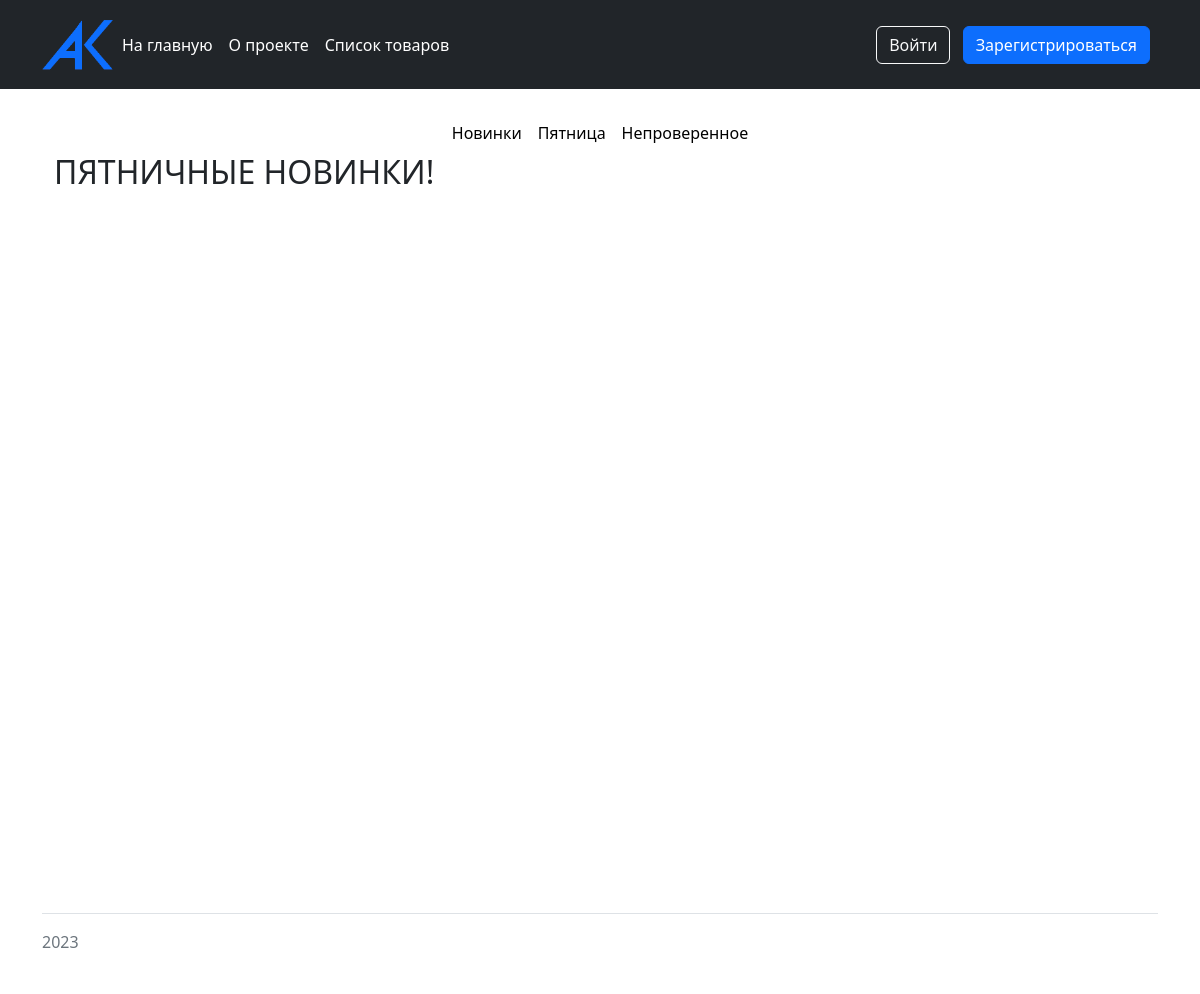
/catalog/friday, run on an earlier commit of the app's database.
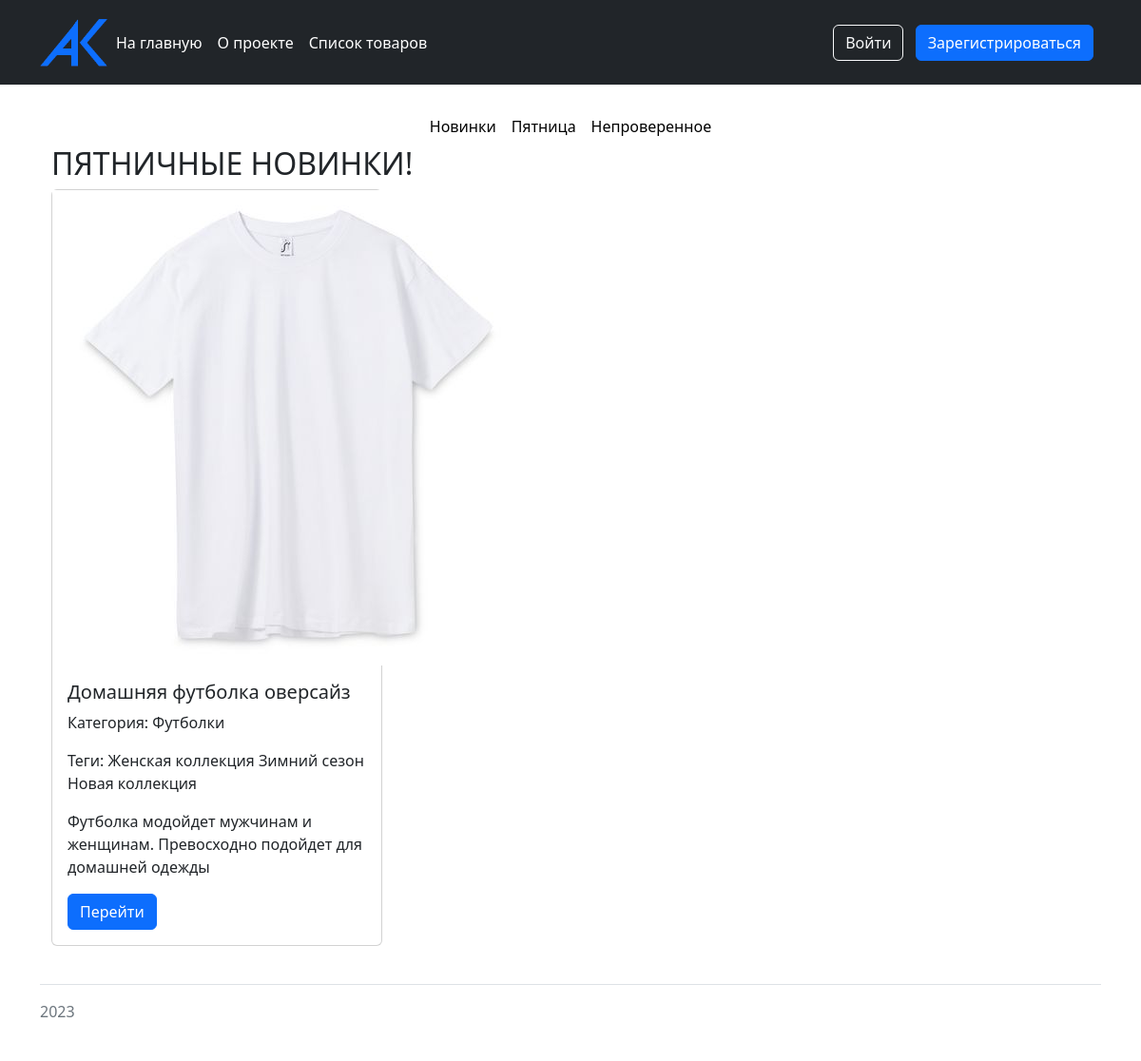
And on a later commit of the database.
### catalog/models.py (models this page shows)
class Item(core.models.NameFieldMixin, core.models.IsPublishedFieldMixin):
    objects = catalog.managers.ItemManager()
    text = tinymce.HTMLField(
        validators=[
            catalog.validators.ValidateMustContain("превосходно", "роскошно")
        ],
        verbose_name="описание",
        help_text="Придумайте описание. Текст должен "
        "включать слова превосходно или роскошно",
    )
    category = django.db.models.ForeignKey(
        "category",
        on_delete=django.db.models.CASCADE,
        verbose_name="категория",
        help_text="Выберите категорию или добавьте новую",
    )
    tags = django.db.models.ManyToManyField(
        "tag",
        verbose_name="теги",
        help_text="Выберите тег или создайте новый",
    )
    image = django.db.models.OneToOneField(
        "ItemImageMain",
        verbose_name="главное фото",
        on_delete=django.db.models.CASCADE,
    )
    is_on_main = django.db.models.BooleanField(
        default=False,
        verbose_name="добавить на главную страницу",
        help_text="Поставьте галочку, если хотите "
        "отобразить товар на главной странице",
    )
    date_created = django.db.models.DateField(
        auto_now_add=True, verbose_name="дата создания"
    )
    date_updated = django.db.models.DateField(
        auto_now=True, verbose_name="дата последнего изменения"
    )
    def get_absolute_url(self):
        return django.urls.reverse(
            "catalog:item_detail", kwargs={"item_pk": self.pk}
        )
    class Meta:
        verbose_name = "товар"
        verbose_name_plural = "товары"

class Category(
    core.models.NameFieldMixin,
    core.models.IsPublishedFieldMixin,
    core.models.SlugFieldMixin,
    core.models.NormalizedNameFieldMixin,
):
    weight = django.db.models.PositiveSmallIntegerField(
        default=150,
        verbose_name="масса",
        help_text="Укажите массу",
    )
    class Meta:
        verbose_name = "категория"
        verbose_name_plural = "категории"

class Tag(
    core.models.NameFieldMixin,
    core.models.IsPublishedFieldMixin,
    core.models.SlugFieldMixin,
    core.models.NormalizedNameFieldMixin,
):
    class Meta:
        verbose_name = "тег"
        verbose_name_plural = "теги"

### catalog/views.py (the view)
def items_friday(request):
    number_of_items = 5
    items = catalog.models.Item.objects.friday(number_of_items)
    context = {
        "title": "Пятница!",
        "header": "ПЯТНИЧНЫЕ НОВИНКИ!",
        "items": items,
    }
    return django.shortcuts.render(
        request=request,
        template_name="catalog/item_unique.html",
        context=context,
    )

### catalog/converters.py (called while the page is built)
    def to_url(self, value):
        return str(value)

### templates/catalog/item_unique.html (shortened to what this page needs)
{% extends 'base.html' %}
{% load static %}
{% load i18n %}
{% block content %}
<div class="container pt-4">
    <ul class="nav col-12 col-lg-auto me-lg-auto mb-2 justify-content-center mb-md-0">
        <li><a href="{% url 'catalog:items_new' %}" class="nav-link px-2 {% if view_name == 'catalog:items_new' %} text-secondary {% else %} text-black {% endif %}">{% trans "Новинки" %}</a></li>
        <li><a href="{% url 'catalog:items_friday' %}" class="nav-link px-2 {% if view_name == 'catalog:items_friday' %} text-secondary {% else %} text-black {% endif %}">{% trans "Пятница" %}</a></li>
        <li><a href="{% url 'catalog:items_unverified' %}" class="nav-link px-2 {% if view_name == 'catalog:items_unverified' %} text-secondary {% else %} text-black {% endif %}">{% trans "Непроверенное" %}</a></li>
      </ul>
    <h2>{{ header }}</h2>
 <div class="row">
    {% for item in items %}
        {% include "includes/item.html"  with item=item %}
    {% endfor %}
 </div>
</div>
 {% endblock %}

### templates/includes/item.html
{% load thumbnail %}
<div class="col-sm-4">
  <div class="card mb-3">
    {% thumbnail item.image.image_main "300x300" padding=True as im %}
      <img src="{{ im.url }}" class="mx-auto">
    {% endthumbnail %}
    <div class="card-body">
      <h5 class="card-title">{{ item.name }}</h5>
      <p class="card-text">Категория: {{ item.category.name }}</p>
      <p class="card-text">
        Теги:
        {% for tag in item.tags.all %}
          {{ tag.name }}
        {% endfor %}
      </p>
      <p class="card-text">{{ item.text|truncatewords:10|safe }}</p>
      <a href="{{ item.get_absolute_url }}" class="btn btn-primary">Перейти</a>
    </div>
  </div>
</div>

What changed in the data, as far as the page shows it:
now on this page (row edited): Item: name "Домашняя футболка оверсайз", category.name "Футболки", text "Футболка модойдет мужчинам и женщинам. Превосходно подойдет для домашней одежды"
now on this page (row unchanged): Tag: name "Женская коллекция"
now on this page (row unchanged): Tag: name "Зимний сезон"
now on this page (row unchanged): Tag: name "Новая коллекция"
